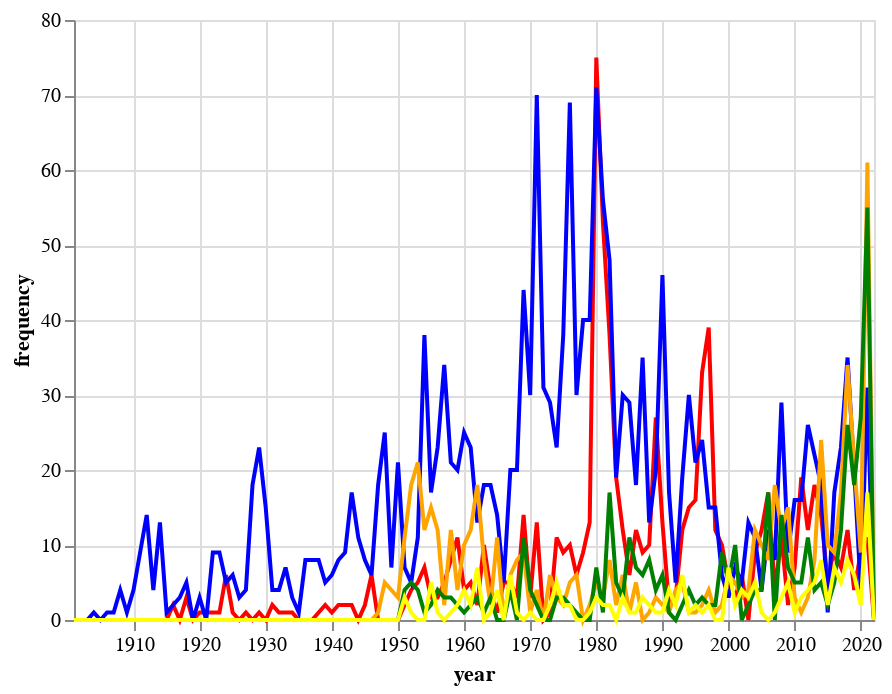

Write notebook code for a chart like this one.
### Code cell
river = Chart(df_river).mark_line(color="red").encode(
    x="year:T",
    y="frequency"
)

la = Chart(df_la).mark_line(color="blue").encode(
    x="year:T",
    y="frequency"
)

lnu = Chart(df_lnu).mark_line(color="orange").encode(
    x="year:T",
    y="frequency"
)

slo = Chart(df_slo).mark_line(color="green").encode(
    x="year:T",
    y="frequency"
)

butte = Chart(df_butte).mark_line(color="yellow").encode(
    x="year:T",
    y="frequency"
)

river + la + lnu + slo + butte

# why a spike and dip for these more populated areas? 
# 1. california fire code started in the late 80's 
# 2. Between 1982 and 1998, California's agency land managers burned, on average, 
# about 30,000 acres a year. Between 1999 and 2017, that number dropped to an annual 13,000 acres

# however this burn data is not available in large annual scale (else I would've done it)
# I also realized it would be a good thing to study AFTER doing the majority of this
